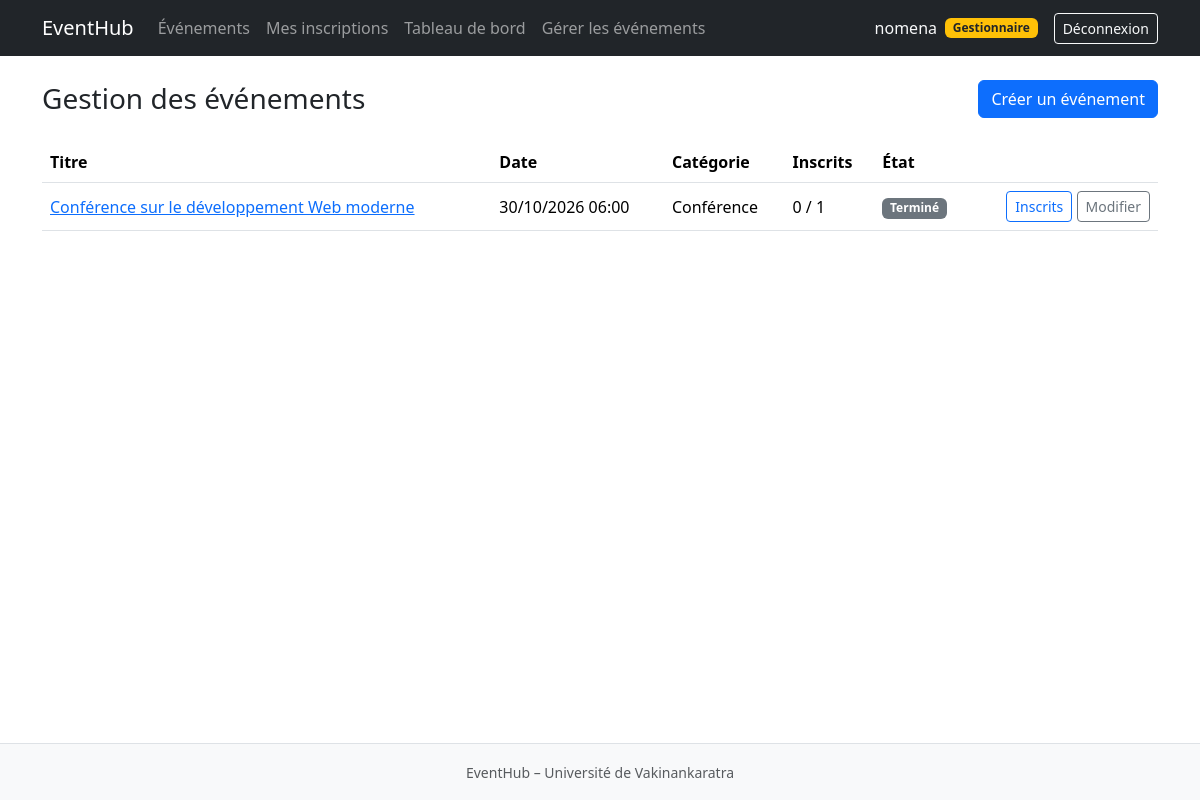
The app's page /gestion/evenements/ (signed in), older data.
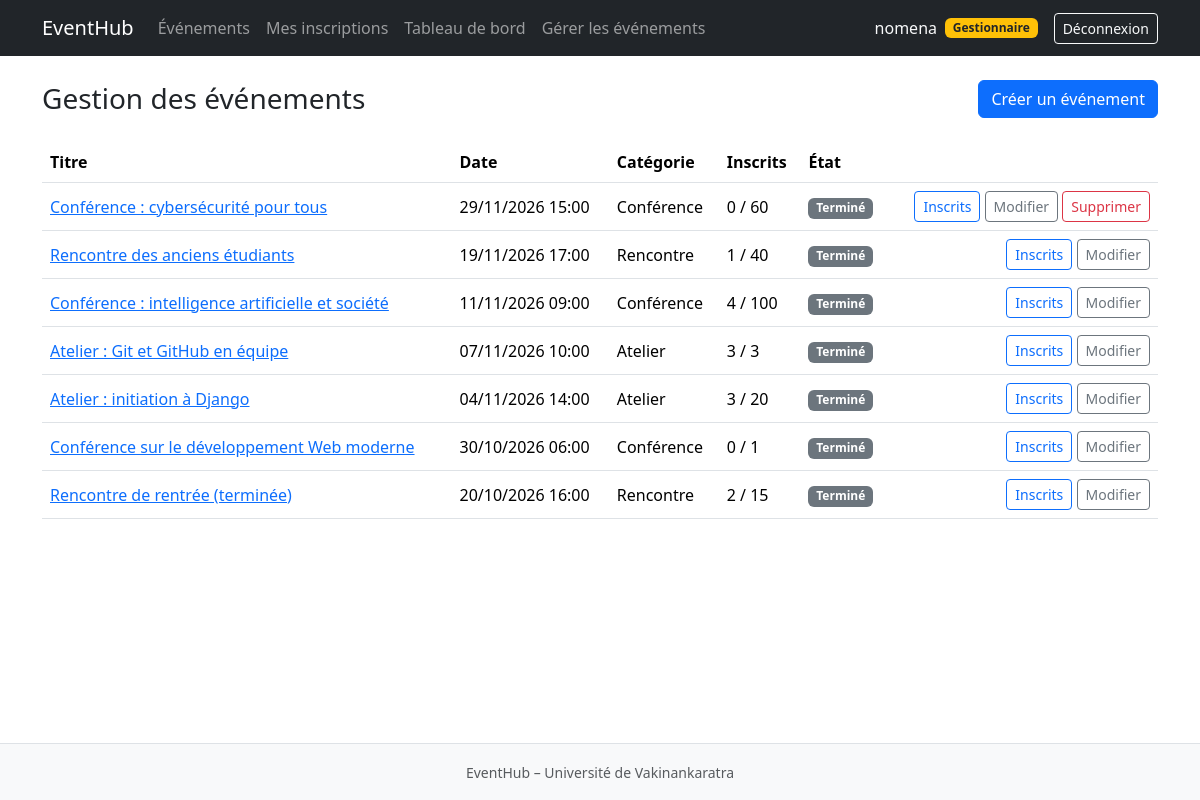
The same page, newer data.
### accounts/models.py (models this page shows)
class Utilisateur(AbstractUser):
    class Role(models.TextChoices):
        PARTICIPANT = "participant", "Participant"
        GESTIONNAIRE = "gestionnaire", "Gestionnaire"
    email = models.EmailField("adresse e-mail", unique=True)
    role = models.CharField(
        max_length=20,
        choices=Role.choices,
        default=Role.PARTICIPANT,
        db_index=True,
    )
    @property
    def est_gestionnaire(self):
        return self.is_superuser or self.role == self.Role.GESTIONNAIRE
    def __str__(self):
        return self.get_full_name() or self.username
    class Meta:
        verbose_name = "Utilisateur"
        verbose_name_plural = "Utilisateurs"
        ordering = ["username"]

### events/models.py (models this page shows, shortened)
class HorodatageModel(models.Model):
    date_creation = models.DateTimeField(auto_now_add=True)
    date_modification = models.DateTimeField(auto_now=True)
    class Meta:
        abstract = True

class Evenement(HorodatageModel):
    titre = models.CharField(max_length=200)
    description = models.TextField()
    date = models.DateTimeField(db_index=True)
    lieu = models.CharField(max_length=255)
    capacite = models.PositiveIntegerField(validators=[MinValueValidator(1)])
    categorie = models.ForeignKey(
        Categorie, on_delete=models.PROTECT, related_name="evenements"
    )
    cree_par = models.ForeignKey(
        settings.AUTH_USER_MODEL,
        on_delete=models.PROTECT,
        related_name="evenements_crees",
    )
    objects = EvenementQuerySet.as_manager()
    class Meta:
        verbose_name = "Événement"
        verbose_name_plural = "Événements"
        ordering = ["date"]
        constraints = [
            models.CheckConstraint(
                condition=Q(capacite__gte=1),
                name="evenement_capacite_positive",
            )
        ]
    @property
    def nombre_inscrits(self):
        if hasattr(self, "nb_inscrits"):
            return self.nb_inscrits
        return self.inscriptions.filter(
            statut=Inscription.Statut.CONFIRMEE
        ).count()
    @property
    def est_a_venir(self):
        return self.date > timezone.now()
    @property
    def peut_etre_supprime(self):
        if hasattr(self, "nb_inscriptions_total"):
            return self.nb_inscriptions_total == 0
        return not self.inscriptions.exists()

class Categorie(HorodatageModel):
    nom = models.CharField(max_length=100, unique=True)
    description = models.TextField(blank=True)
    class Meta:
        verbose_name = "Catégorie"
        verbose_name_plural = "Catégories"
        ordering = ["nom"]

### events/views_gestion.py (the view)
# urls.py: path("gestion/evenements/", views_gestion.GestionEvenementListView.as_view(), name="gestion_liste"),
class GestionEvenementListView(GestionnaireRequisMixin, ListView):
    template_name = "evenements/gestion/liste.html"
    context_object_name = "evenements"
    paginate_by = 15
    def get_queryset(self):
        return (
            Evenement.objects.avec_stats()
            .select_related("categorie")
            .order_by("-date")
        )

### events/models.py (called while the page is built)
    def avec_stats(self):
        return self.annotate(
            nb_inscrits=Count(
                "inscriptions",
                filter=Q(inscriptions__statut="confirmed"),
            ),
            nb_inscriptions_total=Count("inscriptions"),
        )

### events/permissions.py (called while the page is built)
    def test_func(self):
        return self.request.user.est_gestionnaire

### templates/evenements/gestion/liste.html (shortened to what this page needs)
{% extends "base.html" %}
{% block content %}
<div class="d-flex justify-content-between align-items-center mb-4">
    <h1 class="h3 mb-0">Gestion des événements</h1>
    <a href="{% url 'evenements:creer' %}" class="btn btn-primary">Créer un événement</a>
</div>
{% if evenements %}
<div class="table-responsive">
    <table class="table align-middle">
        <thead>
            <tr>
                <th>Titre</th>
                <th>Date</th>
                <th>Catégorie</th>
                <th>Inscrits</th>
                <th>État</th>
                <th></th>
            </tr>
        </thead>
        <tbody>
            {% for evenement in evenements %}
            <tr>
                <td><a href="{% url 'evenements:detail' evenement.pk %}">{{ evenement.titre }}</a></td>
                <td>{{ evenement.date|date:"d/m/Y H:i" }}</td>
                <td>{{ evenement.categorie.nom }}</td>
                <td>{{ evenement.nombre_inscrits }} / {{ evenement.capacite }}</td>
                <td>
                    {% if evenement.est_a_venir %}
                        <span class="badge bg-success">À venir</span>
                    {% else %}
                        <span class="badge bg-secondary">Terminé</span>
                    {% endif %}
                </td>
                <td class="text-end text-nowrap">
                    <a href="{% url 'evenements:inscrits' evenement.pk %}" class="btn btn-outline-primary btn-sm">Inscrits</a>
                    <a href="{% url 'evenements:modifier' evenement.pk %}" class="btn btn-outline-secondary btn-sm">Modifier</a>
                    {% if evenement.peut_etre_supprime %}
                        <a href="{% url 'evenements:supprimer' evenement.pk %}" class="btn btn-outline-danger btn-sm">Supprimer</a>
                    {% endif %}
                </td>
            </tr>
            {% endfor %}
        </tbody>
    </table>
</div>
{% else %}
<div class="alert alert-info">Aucun événement pour le moment.</div>
{% endif %}
{% endblock %}

### templates/base.html (shortened to what this page needs)
{% load static %}
<!DOCTYPE html>
<html lang="fr">
<head>
    <link rel="stylesheet" href="{% static 'css/bootstrap.min.css' %}">
</head>
<body class="d-flex flex-column min-vh-100">
<nav class="navbar navbar-expand-lg navbar-dark bg-dark">
    <div class="container">
        <a class="navbar-brand" href="/">EventHub</a>
        <div class="collapse navbar-collapse" id="menu">
    <ul class="navbar-nav me-auto">
    <li class="nav-item">
        <a class="nav-link" href="{% url 'evenements:liste' %}">Événements</a>
    </li>
    {% if user.is_authenticated %}
    <li class="nav-item">
        <a class="nav-link" href="{% url 'evenements:mes_inscriptions' %}">Mes inscriptions</a>
    </li>
    {% endif %}
    {% if user.is_authenticated and user.est_gestionnaire %}
<li class="nav-item">
    <a class="nav-link" href="{% url 'evenements:tableau_de_bord' %}">Tableau de bord</a>
</li>
<li class="nav-item">
    <a class="nav-link" href="{% url 'evenements:gestion_liste' %}">Gérer les événements</a>
</li>
{% endif %}
</ul>
    <ul class="navbar-nav">
        {% if user.is_authenticated %}
        <li class="nav-item d-flex align-items-center text-light me-3">
            {{ user }}
            {% if user.est_gestionnaire %}
                <span class="badge bg-warning text-dark ms-2">Gestionnaire</span>
            {% endif %}
        </li>
        <li class="nav-item">
            <form method="post" action="{% url 'accounts:deconnexion' %}">
                <button type="submit" class="btn btn-outline-light btn-sm">Déconnexion</button>
            </form>
        </li>
        {% endif %}
    </ul>
</div>
    </div>
</nav>
<main class="container my-4 flex-grow-1">
    {% block content %}{% endblock %}
</main>
<footer class="bg-light text-center py-3 border-top">
    <small class="text-muted">EventHub – Université de Vakinankaratra</small>
</footer>
</body>
</html>

Row changes from the older to the newer data that the page shows:
added Evenement: titre "Conférence : cybersécurité pour tous", date "29/11/2026 15:00", categorie.nom "Conférence", nombre_inscrits "0", capacite "60", shows "Terminé", shows "Supprimer"
added Evenement: titre "Rencontre des anciens étudiants", date "19/11/2026 17:00", categorie.nom "Rencontre", nombre_inscrits "1", capacite "40", shows "Terminé"
added Evenement: titre "Conférence : intelligence artificielle et société", date "11/11/2026 09:00", categorie.nom "Conférence", nombre_inscrits "4", capacite "100", shows "Terminé"
added Evenement: titre "Atelier : Git et GitHub en équipe", date "07/11/2026 10:00", categorie.nom "Atelier", nombre_inscrits "3", capacite "3", shows "Terminé"
added Evenement: titre "Atelier : initiation à Django", date "04/11/2026 14:00", categorie.nom "Atelier", nombre_inscrits "3", capacite "20", shows "Terminé"
added Evenement: titre "Rencontre de rentrée (terminée)", date "20/10/2026 16:00", categorie.nom "Rencontre", nombre_inscrits "2", capacite "15", shows "Terminé"
